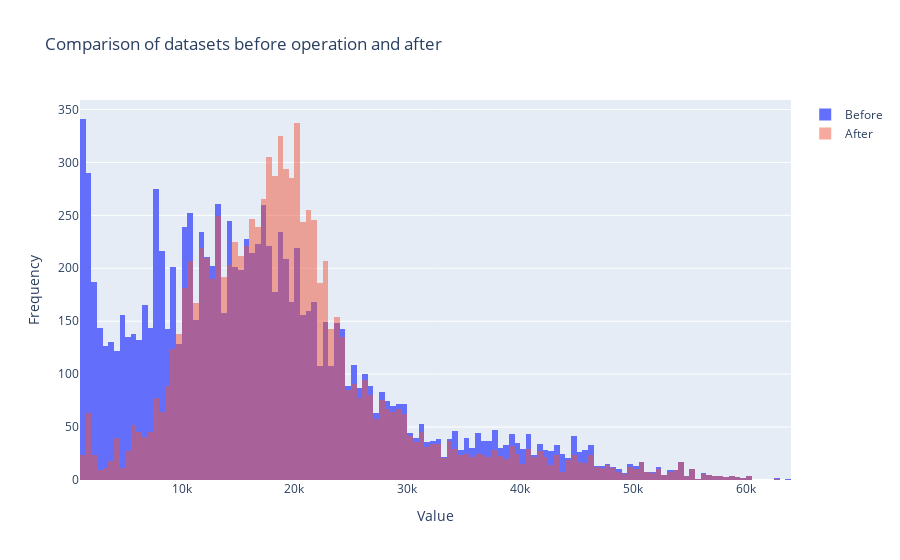

The notebook cell this image was saved under:
### Code cell
# Final comparison
comparison_plot(df, synthetic_df)

### Figure 1 — Plotly figure (JSON) as saved in the notebook; plotly's stock layout.template omitted (floating-point values rounded to 4 significant figures; data arrays with more than 128 entries replaced by an {"elided": "..."} marker saying what was removed)
{"data": [{"bingroup": "1", "name": "Before", "type": "histogram", "x": {"elided": "11119 int values"}}, {"bingroup": "1", "name": "After", "opacity": 0.5, "type": "histogram", "x": {"elided": "9409 int values"}}], "layout": {"barmode": "overlay", "hovermode": "x unified", "title": {"text": "Comparison of datasets before operation and after"}, "xaxis": {"title": {"text": "Value"}}, "yaxis": {"title": {"text": "Frequency"}}}}
